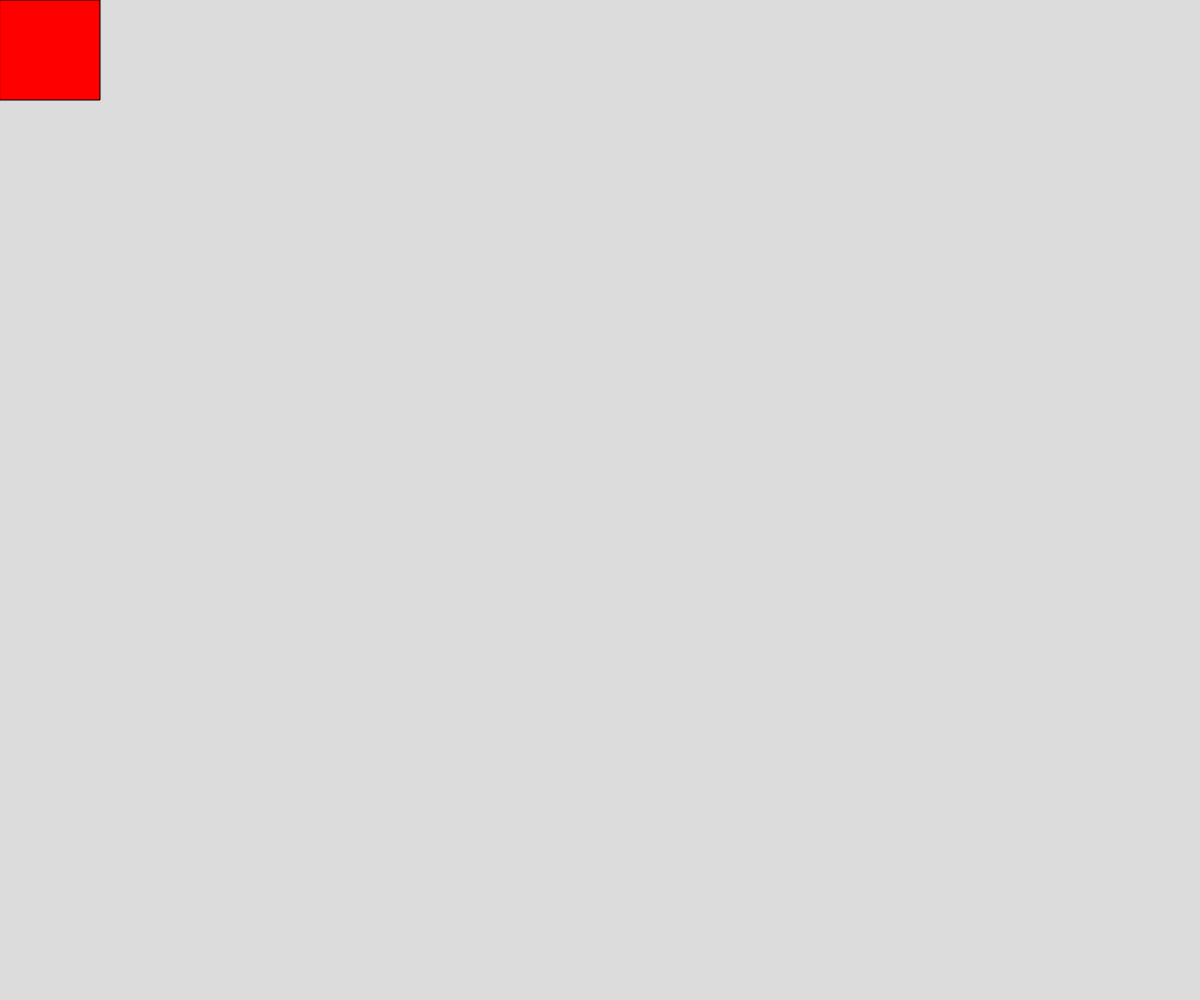
Frame 1 (no input)
Frame 60 (no input): identical to frame 1, image omitted
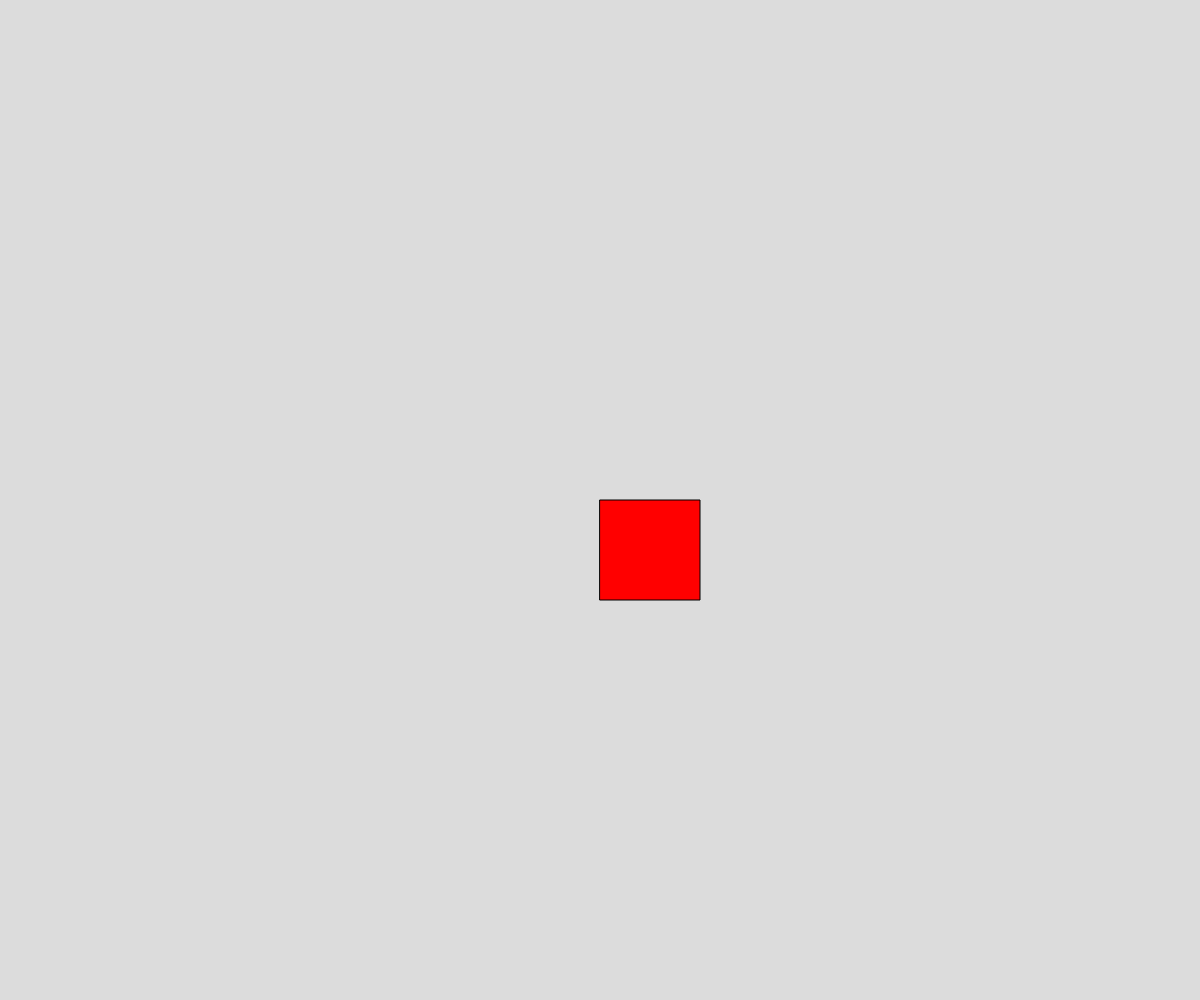
Frame 120 (the mouse pressed at the canvas centre since frame 60)

The p5.js sketch that drew these frames (run headless with seeded random() and noise() and a simulated clock; from frame 60 on, the mouse is pressed at the canvas centre):

// p5.js sketch
// ── sketch.js
// Project Title
// Your Name
// Date
//
// Extra for Experts:
// - describe what you did to take this project "above and beyond"


function setup() {
  createCanvas(windowWidth, windowHeight);
}

function draw() {
  background(220);

  fill("red");
  rect(mouseX, mouseY, 100, 100);
}
